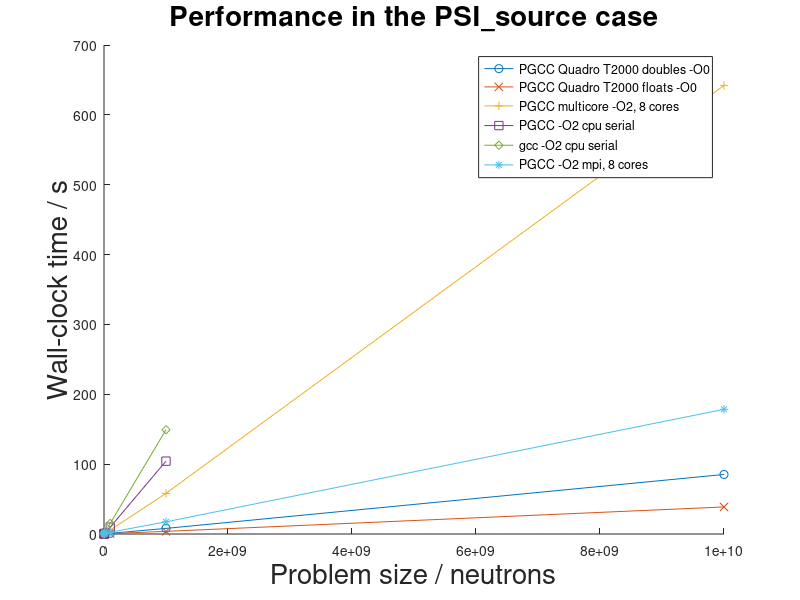
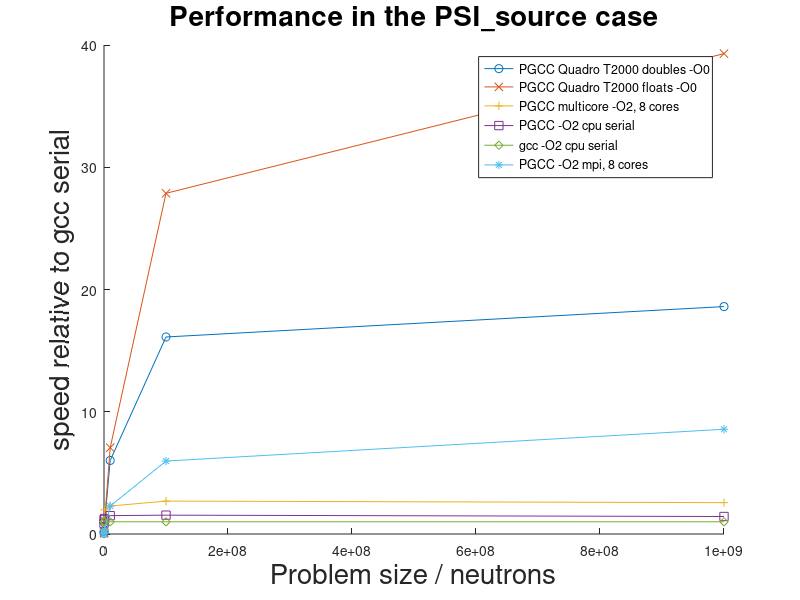

The MATLAB script that drew these images, in order:
set(0, 'defaultTextFontSize',20);
xes=[1e4 1e5 1e6 1e7 1e8 1e9 1e10]';
load gpu.dat
load gpu_float.dat
load cpu.dat
load gcc.dat
load mpi.dat
load multicore.dat

hold on
plot(xes,gpu,'-o')
plot(xes,gpu_float,'-x')
plot(xes,multicore,'-+')
plot(xes(1:6),cpu,'-s')
plot(xes(1:6),gcc,'-d')
plot(xes,mpi,'-*')
  legend('PGCC Quadro T2000 doubles -O0','PGCC Quadro T2000 floats -O0','PGCC multicore -O2, 8 cores','PGCC -O2 cpu serial','gcc -O2 cpu serial','PGCC -O2 mpi, 8 cores')

  xlabel('Problem size / neutrons')
  ylabel('Wall-clock time / s')
  title('Performance in the PSI_source case','interpreter','none')

  figure

  perf_gpu=gcc./gpu(1:6);
  perf_gpu_float=gcc./gpu_float(1:6);
  perf_multicore=gcc./multicore(1:6);
  perf_mpi=gcc./mpi(1:6);
  perf_cpu=gcc./cpu(1:6);
 perf_gcc=gcc./gcc(1:6);
 hold on
plot(xes(1:6),perf_gpu,'-o')
plot(xes(1:6),perf_gpu_float,'-x')
plot(xes(1:6),perf_multicore,'-+')
plot(xes(1:6),perf_cpu,'-s')
plot(xes(1:6),perf_gcc,'-d')
plot(xes(1:6),perf_mpi,'-*')
  xlabel('Problem size / neutrons')
  ylabel('speed relative to gcc serial')
   title('Performance in the PSI_source case','interpreter','none')
  legend('PGCC Quadro T2000 doubles -O0','PGCC Quadro T2000 floats -O0','PGCC multicore -O2, 8 cores','PGCC -O2 cpu serial','gcc -O2 cpu serial','PGCC -O2 mpi, 8 cores')
